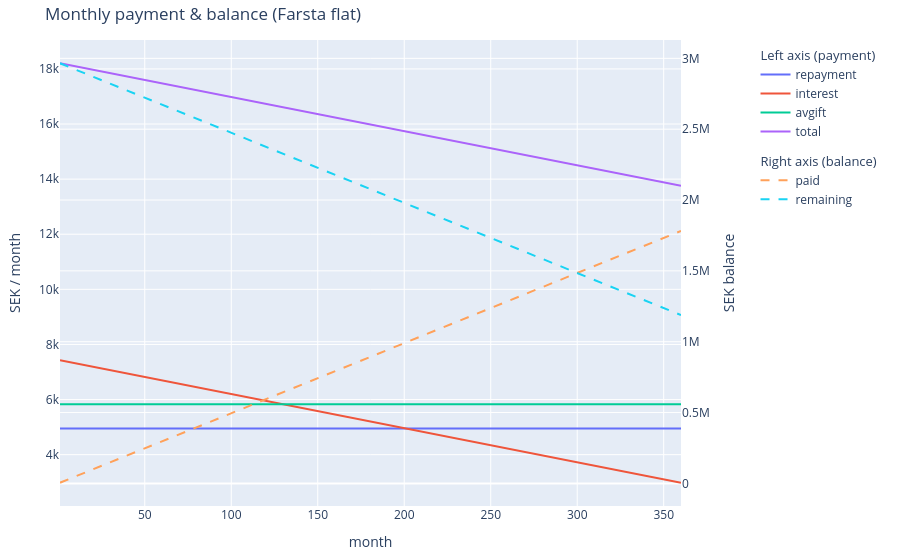

Here is the notebook cell this chart was saved with:
### Code cell
AVGIFT = 5312+6200/12 # per month
MORTGAGE = 3.3e6-3.3e5
REPAYMENT_RATE = 0.02 # per year
INTEREST_RATE = 0.03 # per year
MONTHS = 12*30

paid, remain, monthly_repayment, monthly_interest, monthly_avgift, monthly_total = f_monthly(
    mortgage_total=MORTGAGE, 
    annual_repayment_rate=REPAYMENT_RATE,
    annual_interest_rate=INTEREST_RATE, 
    months=MONTHS, 
    monthly_avgift=AVGIFT, 
    plot=True,
    title='Monthly payment & balance (Farsta flat)'
    )

### Figure 1 — Plotly figure (JSON) as saved in the notebook; plotly's stock layout.template omitted (floating-point values rounded to 4 significant figures; data arrays with more than 128 entries replaced by an {"elided": "..."} marker saying what was removed)
{"data": [{"hovertemplate": "%{y:,.2~f}<extra></extra>", "legendgroup": "payment", "legendgrouptitle": {"text": "Left axis (payment)"}, "name": "repayment", "type": "scatter", "x": {"elided": "360 int values"}, "y": {"elided": "360 int values"}}, {"hovertemplate": "%{y:,.2~f}<extra></extra>", "legendgroup": "payment", "name": "interest", "type": "scatter", "x": {"elided": "360 int values"}, "y": {"elided": "360 float values"}}, {"hovertemplate": "%{y:,.2~f}<extra></extra>", "legendgroup": "payment", "name": "avgift", "type": "scatter", "x": {"elided": "360 int values"}, "y": {"elided": "360 float values"}}, {"hovertemplate": "%{y:,.2~f}<extra></extra>", "legendgroup": "payment", "name": "total", "type": "scatter", "x": {"elided": "360 int values"}, "y": {"elided": "360 float values"}}, {"hovertemplate": "%{y:,.2~f}<extra></extra>", "legendgroup": "balance", "legendgrouptitle": {"text": "Right axis (balance)"}, "line": {"dash": "dash"}, "name": "paid", "type": "scatter", "x": {"elided": "360 int values"}, "y": {"elided": "360 int values"}, "yaxis": "y2"}, {"hovertemplate": "%{y:,.2~f}<extra></extra>", "legendgroup": "balance", "line": {"dash": "dash"}, "name": "remaining", "type": "scatter", "x": {"elided": "360 int values"}, "y": {"elided": "360 int values"}, "yaxis": "y2"}], "layout": {"hovermode": "x unified", "legend": {"groupclick": "toggleitem", "x": 1.12, "xanchor": "left", "y": 1}, "margin": {"b": 50, "l": 60, "r": 160, "t": 40}, "title": {"text": "Monthly payment & balance (Farsta flat)"}, "xaxis": {"title": {"text": "month"}}, "yaxis": {"title": {"text": "SEK / month"}}, "yaxis2": {"overlaying": "y", "side": "right", "title": {"text": "SEK balance"}}}}
